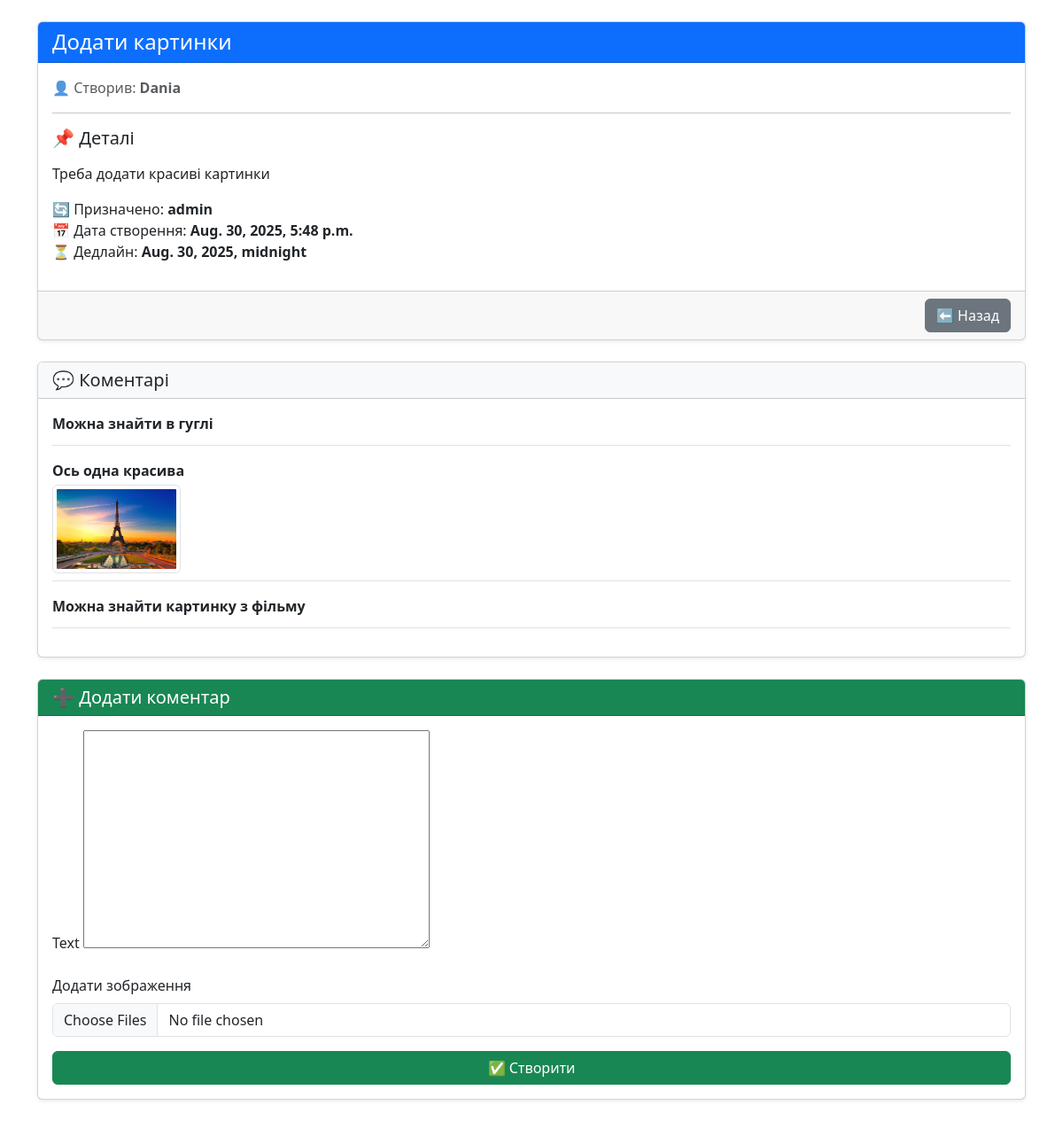
/task_details/9/, run on the app's committed database.
### todo_list_app/models.py (models this page shows, shortened)
class Task(models.Model):
    status = ForeignKey(Status, on_delete=models.CASCADE, related_name="tasks")
    created_by = ForeignKey(User, on_delete=models.CASCADE, related_name="created_tasks")
    title = CharField(max_length=100)
    description = TextField()
    assigned_to = ForeignKey(User, on_delete=models.CASCADE, related_name="assigned_tasks")
    created_at = DateTimeField(auto_now_add=True)
    deadline = DateTimeField()
    finished_at = DateTimeField()
    updated_at = DateTimeField(auto_now=True)

class Coments(models.Model):
    user = ForeignKey(User, on_delete=models.CASCADE, related_name="coments")
    task = ForeignKey(Task, on_delete=models.CASCADE, related_name="coments")
    text = TextField()
    created_at = DateTimeField(auto_now_add=True)

class ComentImage(models.Model):
    coment = ForeignKey(Coments, on_delete=models.CASCADE, related_name="images")
    image = ImageField()

### todo_list_app/views.py (the view, shortened to what this page needs)
# urls.py: path('task_details/<int:pk>/', views.TaskDetails.as_view(), name = "task_info")
class TaskDetails(DetailView, FormMixin):
    model = Task
    template_name = "todo_basics/task_info.html"
    context_object_name = "task"
    form_class = ComentsForm

### todo_list_app/forms.py
class ComentsForm(forms.ModelForm):
    class Meta:
        model = Coments
        fields = ["text"]

### templates/todo_basics/task_info.html (shortened to what this page needs)
{% extends "base.html" %}
{% block content %}
<div class="container my-4">
  <div class="card shadow-sm mb-4">
    <div class="card-header bg-primary text-white">
      <h4 class="mb-0">{{ task.title }}</h4>
    </div>
    <div class="card-body">
      <p class="mb-1 text-muted">
        👤 Створив: <strong>{{ task.created_by }}</strong>
      </p>
      <hr>
      <h5 class="mb-3">📌 Деталі</h5>
      <p>{{ task.description }}</p>
      <p>
        🔄 Призначено: <strong>{{ task.assigned_to }}</strong><br>
        📅 Дата створення: <strong>{{ task.created_at }}</strong><br>
        ⏳ Дедлайн: <strong>{{ task.deadline }}</strong>
      </p>
    </div>
    <div class="card-footer text-end">
      <a class="btn btn-secondary" href="{% url 'board_info' task.status.board.pk %}">⬅ Назад</a>
    </div>
  </div>
  <div class="card shadow-sm mb-4">
    <div class="card-header bg-light">
      <h5 class="mb-0">💬 Коментарі</h5>
    </div>
    <div class="card-body">
      {% if task.coments.all %}
        {% for coment in task.coments.all %}
          <div class="mb-3 border-bottom pb-2">
            <p class="mb-1"><strong>{{ coment.text }}</strong></p>
            {% if coment.images.all %}
              <div class="d-flex flex-wrap gap-2">
                {% for image in coment.images.all %}
                  <img src="{{ image.image.url }}" alt="Comment Image"
                       class="img-thumbnail" style="max-height: 100px;">
                {% endfor %}
              </div>
            {% endif %}
          </div>
        {% endfor %}
      {% else %}
        <p class="text-muted">Поки що немає коментарів.</p>
      {% endif %}
    </div>
  </div>
  <div class="card shadow-sm">
    <div class="card-header bg-success text-white">
      <h5 class="mb-0">➕ Додати коментар</h5>
    </div>
    <div class="card-body">
      <form method="POST" enctype="multipart/form-data">
        {% for field in form %}
          <div class="mb-3">
            <label for="{{ field.id_for_label }}" class="form-label">
              {{ field.label }}
            </label>
            {{ field }}
          </div>
        {% endfor %}
        <div class="mb-3">
          <label for="id_images" class="form-label">Додати зображення</label>
          <input type="file" name="images" id="id_images" multiple accept="image/*" class="form-control">
        </div>
        <button type="submit" class="btn btn-success w-100">✅ Створити</button>
      </form>
    </div>
  </div>
</div>
{% endblock %}

### templates/base.html (shortened to what this page needs)
<!DOCTYPE html>
<html lang="en">
<head>
    <link href="https://cdn.jsdelivr.net/npm/bootstrap@5.3.7/dist/css/bootstrap.min.css" rel="stylesheet">
</head>
<body>
    {% block content %}
    {% endblock %}
</body>
</html>

### data on the page
Task: title "Додати картинки", created_by "Dania", description "Треба додати красиві картинки", assigned_to "admin", created_at "Aug. 30, 2025, 5:48 p.m.", deadline "Aug. 30, 2025, midnight"
Coments: text "Можна знайти в гуглі"
Coments: text "Ось одна красива"
ComentImage: image (picture)
Coments: text "Можна знайти картинку з фільму"

### other printed values
{{ field.label }} "Text"
